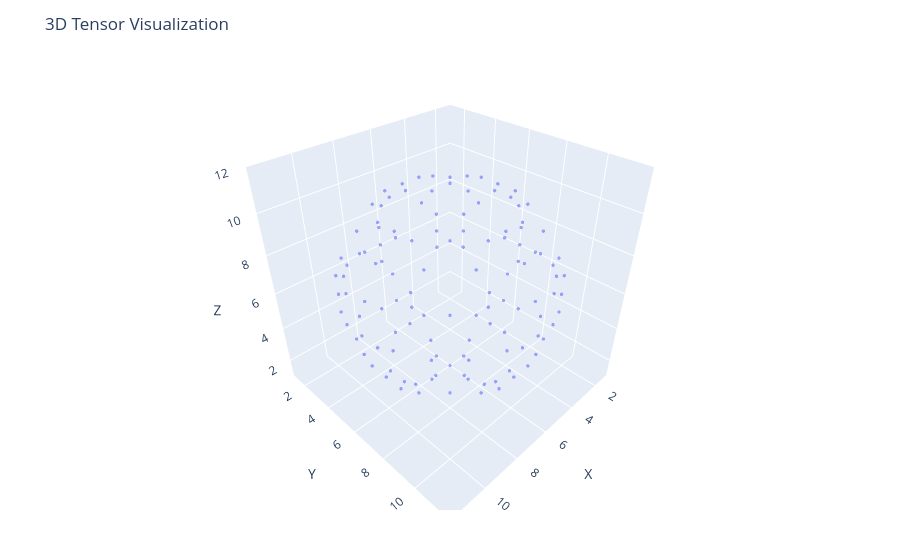

Notebook cell for this chart:
### Markdown cell above
## Step 4: Visualization

It will help to see the tensor as a graphic we can visualize as 3D.  There are many visualization tools in Jupyter, but to pick just one we can use Plotly.  You may need to install PlotlyJS if you do not yet have it installed.  If so uncomment the top two lines.

`plotTensor` returns a 3D scatter plot that you can manipulate with a mouse, rotate, zoom, and export as `png` format.  **Caution** With large dense tensors Plotly may take a long time to load or may fail to rotate or even display content.  For sparse tensors you may need to work with ranges around 100 x 100 x 100, and for dense tensors reduce that to 50 x 50 x 50, though specific ranges depend on your hardware and installations.

`plotTensor` also supports an optional second parameter with a threshold to drop points of a tensor that are too small to be seen.  This can speed up displays but may suppress some points.

### Code cell
# Pkg.add( "PlotlyJS" )
# using PlotlyJS

plotTensor(sphere5)

### Figure 1 — Plotly figure (JSON) as saved in the notebook; plotly's stock layout.template omitted (floating-point values rounded to 4 significant figures)
{"data": [{"marker": {"opacity": 0.6, "size": 2}, "mode": "markers", "type": "scatter3d", "x": [6, 5, 6, 7, 6, 5, 6, 7, 4, 8, 3, 9, 3, 9, 3, 9, 4, 8, 5, 6, 7, 5, 6, 7, 2, 10, 2, 10, 2, 10, 5, 6, 7, 4, 8, 2, 10, 2, 10, 4, 8, 6, 3, 9, 2, 10, 1, 11, 2, 10, 3, 9, 6, 5, 6, 7, 3, 9, 2, 10, 1, 11, 1, 11, 1, 11, 2, 10, 3, 9, 5, 6, 7, 6, 3, 9, 2, 10, 1, 11, 2, 10, 3, 9, 6, 4, 8, 2, 10, 2, 10, 4, 8, 5, 6, 7, 2, 10, 2, 10, 2, 10, 5, 6, 7, 5, 6, 7, 4, 8, 3, 9, 3, 9, 3, 9, 4, 8, 5, 6, 7, 6, 5, 6, 7, 6], "y": [5, 6, 6, 6, 7, 3, 3, 3, 4, 4, 5, 5, 6, 6, 7, 7, 8, 8, 9, 9, 9, 2, 2, 2, 5, 5, 6, 6, 7, 7, 10, 10, 10, 2, 2, 4, 4, 8, 8, 10, 10, 1, 2, 2, 3, 3, 6, 6, 9, 9, 10, 10, 11, 1, 1, 1, 2, 2, 3, 3, 5, 5, 6, 6, 7, 7, 9, 9, 10, 10, 11, 11, 11, 1, 2, 2, 3, 3, 6, 6, 9, 9, 10, 10, 11, 2, 2, 4, 4, 8, 8, 10, 10, 2, 2, 2, 5, 5, 6, 6, 7, 7, 10, 10, 10, 3, 3, 3, 4, 4, 5, 5, 6, 6, 7, 7, 8, 8, 9, 9, 9, 5, 6, 6, 6, 7], "z": [1, 1, 1, 1, 1, 2, 2, 2, 2, 2, 2, 2, 2, 2, 2, 2, 2, 2, 2, 2, 2, 3, 3, 3, 3, 3, 3, 3, 3, 3, 3, 3, 3, 4, 4, 4, 4, 4, 4, 4, 4, 5, 5, 5, 5, 5, 5, 5, 5, 5, 5, 5, 5, 6, 6, 6, 6, 6, 6, 6, 6, 6, 6, 6, 6, 6, 6, 6, 6, 6, 6, 6, 6, 7, 7, 7, 7, 7, 7, 7, 7, 7, 7, 7, 7, 8, 8, 8, 8, 8, 8, 8, 8, 9, 9, 9, 9, 9, 9, 9, 9, 9, 9, 9, 9, 10, 10, 10, 10, 10, 10, 10, 10, 10, 10, 10, 10, 10, 10, 10, 10, 11, 11, 11, 11, 11]}], "layout": {"margin": {"b": 50, "l": 50, "r": 50, "t": 60}, "scene": {"aspectmode": "cube", "xaxis": {"range": [1, 12], "title": "X"}, "yaxis": {"range": [1, 12], "title": "Y"}, "zaxis": {"range": [1, 12], "title": "Z"}}, "title": "3D Tensor Visualization"}}
